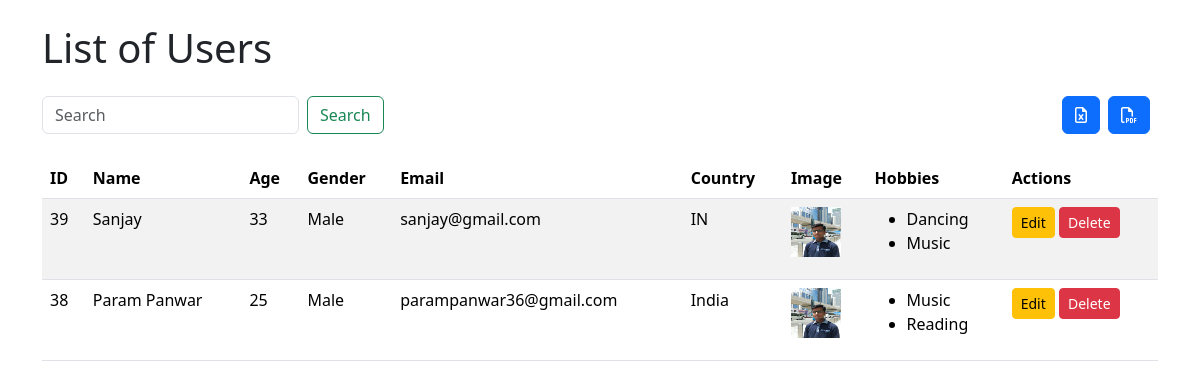
The app's page /users/, older data.
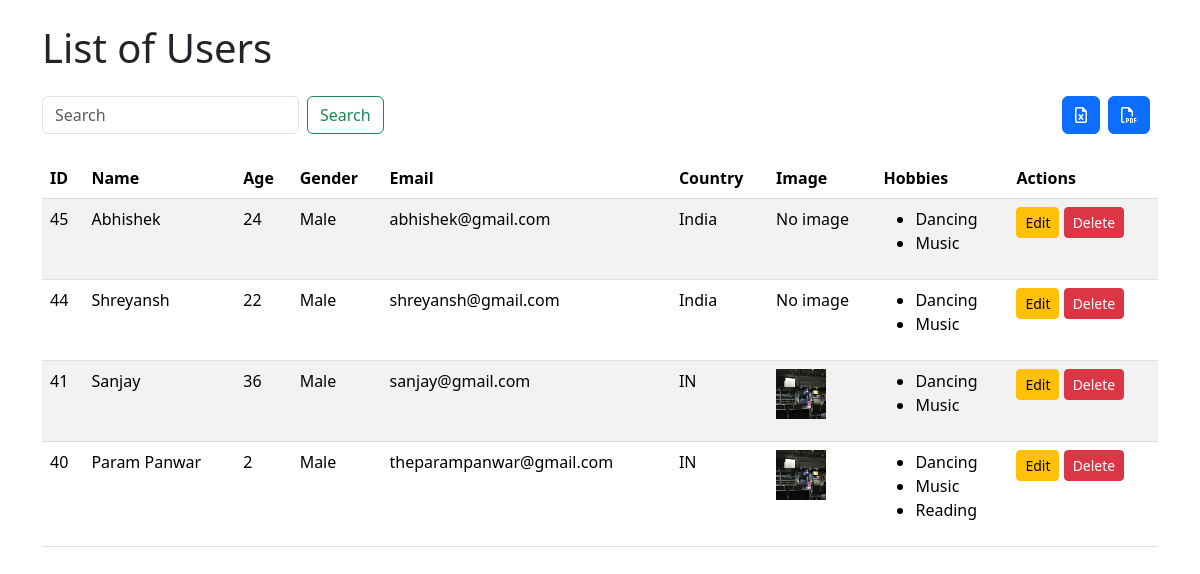
The same page, newer data.
### new/models.py (models this page shows, shortened)
class User(models.Model):
    GENDER_CHOICES = [
        ('male', 'Male'),
        ('female', 'Female'),
    ]
    name = models.CharField(max_length=100)
    age = models.IntegerField()
    gender = models.CharField(max_length=10, choices=GENDER_CHOICES, default='NULL')
    country = CountryField(blank_label='(select country)', default='')
    email = models.EmailField()
    image = models.ImageField(upload_to='images/', blank=True, null=True)
    choices = models.ManyToManyField(Hobby, blank=True)

class Hobby(models.Model):
    name = models.CharField(max_length=100)

### new/views.py (the view)
# urls.py: path('users/', views.user_list, name='user_list'),
def user_list(request):
    users = User.objects.all().order_by('-id')
    return render(request, 'user_detail.html', {'users': users})

### new/templates/user_detail.html
{% extends 'base.html' %}
{% block content %}
<div class="container mt-4">
    <h1 class="mb-4">List of Users</h1>
    <div class="d-flex justify-content-between mb-4">
        <form method="GET" action="{% url 'search_view' %}" class="d-flex justify-content-start me-2" role="search">
            <input class="form-control me-2" type="search" name="q" value="{{ query }}" placeholder="Search" aria-label="Search" required>
            <button class="btn btn-outline-success" type="submit">Search</button>
        </form>
        <div class="d-flex me-2">
        <form action="{% url 'export_to_excel' %}" method="get" class="d-flex me-2">
            <button type="submit" class="btn btn-primary"><i class="fa-regular fa-file-excel"></i></button>
        </form>
        <form action="{% url 'venue_pdf' %}" method="get" class="d-flex ">
            <button type="submit" class="btn btn-primary">
                <i class="fa-regular fa-file-pdf"></i>
            </button>
        </form>
    </div>
    </div>
    <table class="table table-striped">
        <thead>
            <tr>
                <th>ID</th>
                <th>Name</th>
                <th>Age</th>
                <th>Gender</th>
                <th>Email</th>
                <th>Country</th>
                <th>Image</th>
                <th>Hobbies</th>
                <th>Actions</th>
            </tr>
        </thead>
        <tbody>
            {% if users %}
                {% for user in users %}
                    <tr>
                        <td>{{ user.id }}</td>
                        <td>{{ user.name }}</td>
                        <td>{{ user.age }}</td>
                        <td>{{ user.get_gender_display }}</td>
                        <td>{{ user.email }}</td>
                        <td>{{ user.country }}</td>
                        <td>
                            {% if user.image %}
                                <img src="{{ user.image.url }}" alt="User Image" style="width: 50px; height: 50px;">
                            {% else %}
                                No image
                            {% endif %}
                        </td>
                        <td>
                            {% if user.choices.all %}
                                <ul>
                                    {% for hobby in user.choices.all %}
                                        <li>{{ hobby.name }}</li>
                                    {% endfor %}
                                </ul>
                            {% else %}
                                No hobbies
                            {% endif %}
                        </td>
                        <td>
                            <a href="{% url 'edit_user' user.id %}" class="btn btn-warning btn-sm">Edit</a>
                            <a href="{% url 'delete_user' user.id %}" class="btn btn-danger btn-sm">Delete</a>
                        </td>
                    </tr>
                {% endfor %}
            {% else %}
                <tr>
                    <td colspan="9">No users found.</td>
                </tr>
            {% endif %}
        </tbody>
    </table>
</div>
{% endblock %}

### new/templates/base.html (shortened to what this page needs)
<!DOCTYPE html>
<html lang="en">
<head>
    <link href="https://cdn.jsdelivr.net/npm/bootstrap@5.3.3/dist/css/bootstrap.min.css" rel="stylesheet">
</head>
<body>
    {% block content %}{% endblock %}
</body>
</html>

### new/templates/base.html (style rules this page uses)
:root { --primary-color: #b9ff66; --secondary-color: #191a23; --body-color: #f3f3f3; }

Row changes from the older to the newer data that the page shows:
removed User: id "39", name "Sanjay", age "33", gender "Male", email "sanjay@gmail.com", country "IN", image (picture), Hobby (name "Dancing"), Hobby (name "Music")
removed User: id "38", name "Param Panwar", age "25", gender "Male", email "parampanwar36@gmail.com", country "India", image (picture), Hobby (name "Music"), Hobby (name "Reading")
added User: id "45", name "Abhishek", age "24", gender "Male", email "abhishek@gmail.com", country "India", image "No image", Hobby (name "Dancing"), Hobby (name "Music")
added User: id "44", name "Shreyansh", age "22", gender "Male", email "shreyansh@gmail.com", country "India", image "No image", Hobby (name "Dancing"), Hobby (name "Music")
added User: id "41", name "Sanjay", age "36", gender "Male", email "sanjay@gmail.com", country "IN", image (picture), Hobby (name "Dancing"), Hobby (name "Music")
added User: id "40", name "Param Panwar", age "2", gender "Male", email "theparampanwar@gmail.com", country "IN", image (picture), Hobby (name "Dancing"), Hobby (name "Music"), Hobby (name "Reading")
